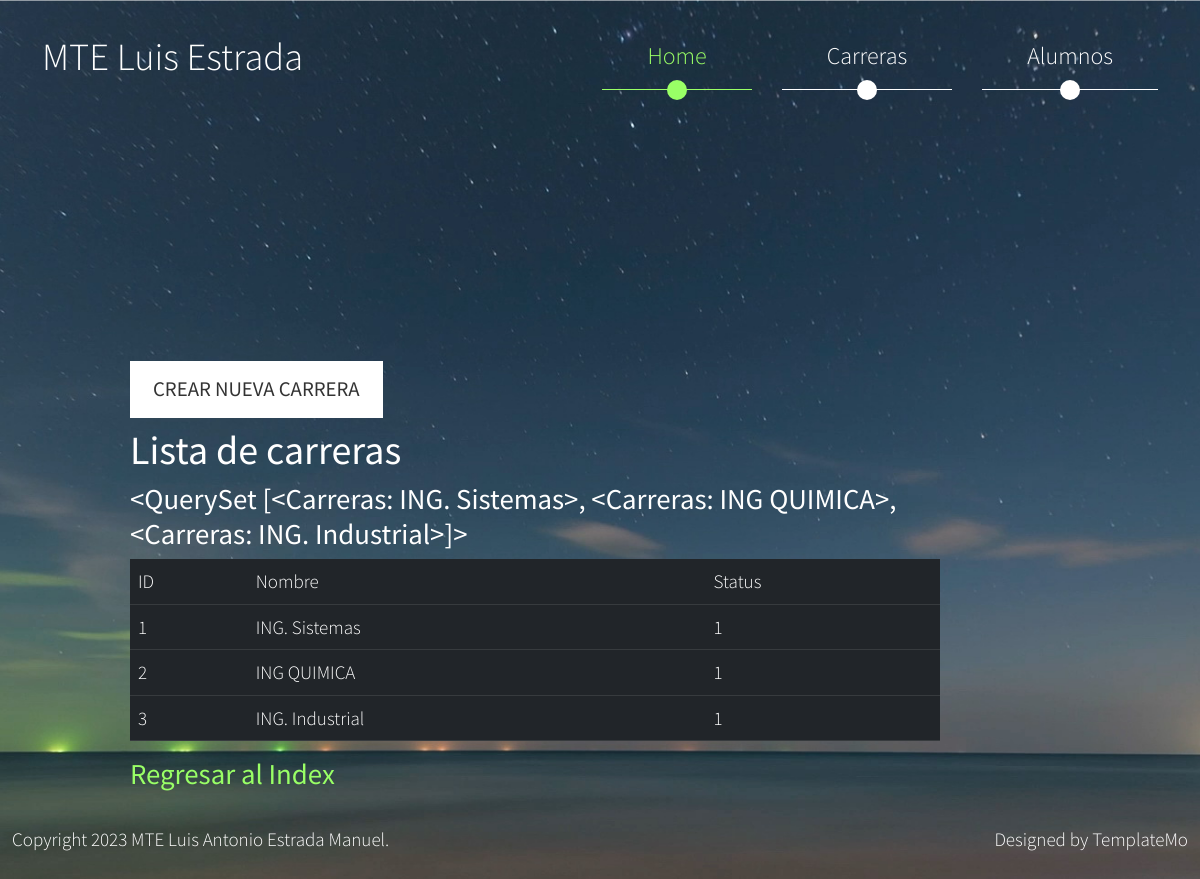
Page /alumnos/carreras on the committed database.
### alumnos/models.py (models this page shows)
class Carreras(models.Model):
    nombre = models.CharField(max_length=80)
    status = models.SmallIntegerField()
    def __str__(self):
        return self.nombre

### alumnos/views.py (the view)
# urls.py: path('carreras',views.carreras),
def carreras(request):
    carr = Carreras.objects.all()
    return render(request,'carreras.html',{
        'carreras' : carr
    })

### alumnos/templates/carreras.html
{% extends "plantilla/master.html" %}
{% load static %}
{% block contenido %}
<div class="page-width-1 page-left">
    <h1><a href="create_carrera" class="btn btn-primary tm-intro-btn tm-page-link" >CREAR NUEVA CARRERA</a></h1>
      <h1>Lista de carreras</h1>
      <h2>{{ carreras }}</h2>
      <table class="table table-dark" >
        <tr>
            <td>ID</td>
            <td>Nombre</td>
            <td>Status</td>
        </tr>
        {% for carrera in carreras %}
        <tr>
            <td>{{ carrera.id }}</td>
            <td>{{ carrera.nombre }}</td>
            <td>{{ carrera.status }}</td>
        </tr>
        {% endfor %}
    </table>
    <h2><a href="index" >Regresar al Index</a></h2>
    </div>
{% endblock %}

### alumnos/static/css/templatemo-style.css (style rules this page uses)
html, body, .page-container { height: 100%; }
body { font-family: 'Source Sans Pro', sans-serif; font-size: 19px; font-weight: 300; color: white; line-height: 1.5; }
a { color: #9F6; text-decoration: none; transition: all 0.3s ease; }
h2 { font-size: 1.8rem; }
.btn { font-size: 1.3rem; padding: 13px 23px; border-radius: 0; }
.btn-primary { background-color: white; border: none; color: #333; }
.page-width-1 { max-width: 810px; }
.page-left { margin-left: 100px; }
.tm-intro-btn { margin-top: 25px; }

### rows in the picture
Carreras: nombre.nombre "<QuerySet [<Carreras: ING. Sistemas>, <Carreras: ING QUIMICA>, <Carreras: ING. Industrial>]>", id "1", nombre "ING. Sistemas", status "1"
Carreras: id "2", nombre "ING QUIMICA", status "1"
Carreras: id "3", nombre "ING. Industrial", status "1"
